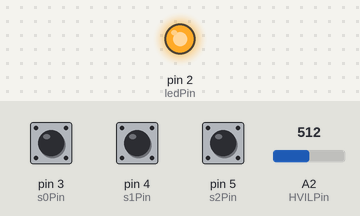
This sketch was run on a simulated Arduino Uno, built with avr-gcc and run on an emulated ATmega328P. On the bench: output pins drawn as LEDs (lit = HIGH). Inputs (shaded band) come from the test bench; at power-on: A2 (HVILPin) = 512, pin 3 (s0Pin) HIGH, pin 4 (s1Pin) HIGH, pin 5 (s2Pin) HIGH.

Above: at 1.2 s.
1.3 s: A2 (HVILPin) set to 537
At 1.8 s:
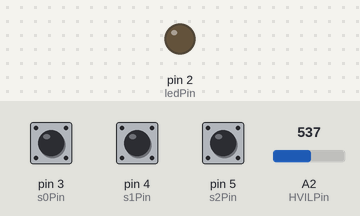
2.8 s: A2 (HVILPin) set to 512
At 4.0 s:
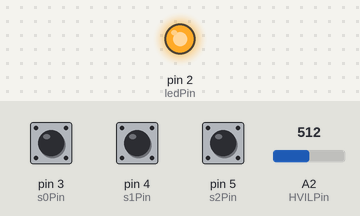
4.3 s: A2 (HVILPin) set to 532
At 5.3 s:
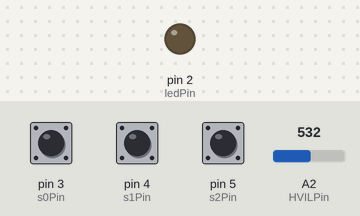
Timing chart, 0 to 7.3 s (numbered marks = the images above; inputs shaded):
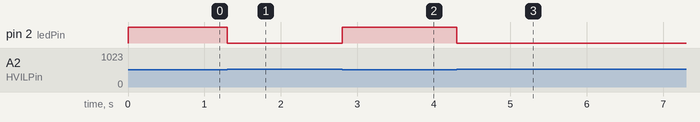

The sketch:

hvil_code.ino
```cpp
int ledPin = 2;
int s0Pin = 3;
int s1Pin = 4;
int s2Pin = 5;
int HVILPin = A2;

int volt = 0;


float nodeChecker() {
  int volt = analogRead(HVILPin);

  if (volt > 995 && volt <= 1023) {
    return 0;
  }
  if (volt > 837 && volt < 995) {
    return 1;
  }
  if (volt > 746 && volt < 837) {
    return 2;
  }
  if (volt > 674 && volt < 746) {
    return 3;
  }
  if (volt > 614 && volt < 674) {
    return 4;
  }
  if (volt > 564 && volt < 614) {
    return 5;
  }
  if (volt > 522 && volt < 564) {
    return 6;
  }
  if (volt > 0 && volt < 522) {
    return 7;
  }
}

int confChecker() {
  if (digitalRead(s2Pin) == 0 && digitalRead(s1Pin) == 0 && digitalRead(s0Pin) == 0) {
    return 0;
  }
  if (digitalRead(s2Pin) == 0 && digitalRead(s1Pin) == 0 && digitalRead(s0Pin) == 1) {
    return 1;
  }
  if (digitalRead(s2Pin) == 0 && digitalRead(s1Pin) == 1 && digitalRead(s0Pin) == 0) {
    return 2;
  }
  if (digitalRead(s2Pin) == 0 && digitalRead(s1Pin) == 1 && digitalRead(s0Pin) == 1) {
    return 3;
  }
  if (digitalRead(s2Pin) == 1 && digitalRead(s1Pin) == 0 && digitalRead(s0Pin) == 0) {
    return 4;
  }
  if (digitalRead(s2Pin) == 1 && digitalRead(s1Pin) == 0 && digitalRead(s0Pin) == 1) {
    return 5;
  }
  if (digitalRead(s2Pin) == 1 && digitalRead(s1Pin) == 1 && digitalRead(s0Pin) == 0) {
    return 6;
  }
  if (digitalRead(s2Pin) == 1 && digitalRead(s1Pin) == 1 && digitalRead(s0Pin) == 1) {
    return 7;
  }

}

void setup() {

  pinMode(ledPin, OUTPUT);
  pinMode(s0Pin, INPUT_PULLUP);
  pinMode(s1Pin, INPUT_PULLUP);
  pinMode(s2Pin, INPUT_PULLUP);
  pinMode(HVILPin, INPUT);

  Serial.begin(9600);

}

void loop() {
  if ( confChecker() == int(nodeChecker())) {
    digitalWrite(ledPin, HIGH);

  }
  else {
    digitalWrite(ledPin, LOW);

  }


}
```

Measured:
- the behaviour switches between 521 and 522 on A2 (HVILPin) (found by bisection; images 0 and 1)
- after the input at 1.3 s, pin 2 (ledPin): HIGH → LOW at once
- after the input at 2.8 s, pin 2 (ledPin): LOW → HIGH at once
- after the input at 4.3 s, pin 2 (ledPin): HIGH → LOW at once
